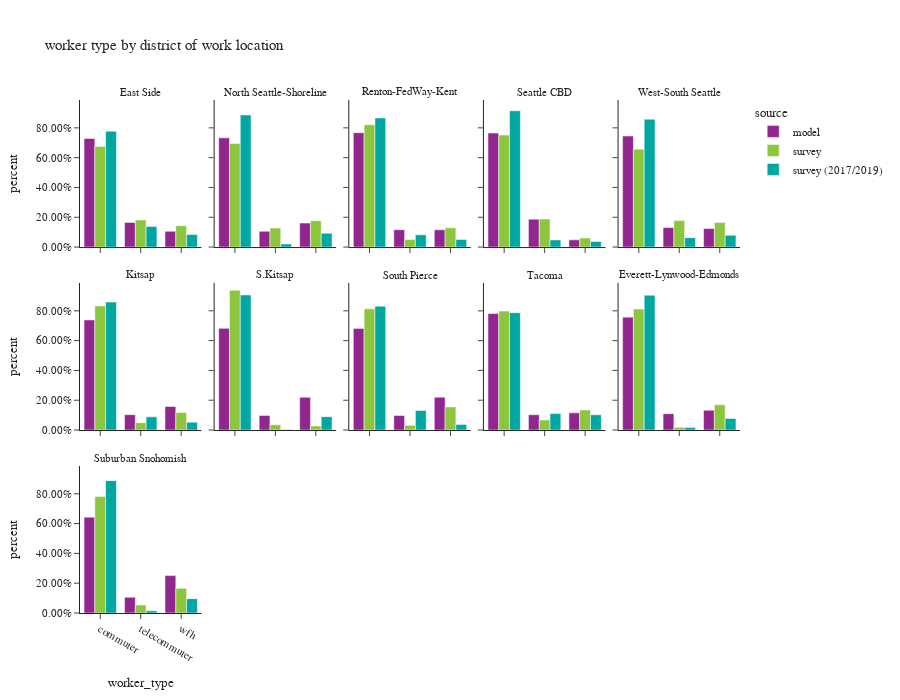

Notebook code for this chart:
### Code cell
df_worker_count = workers.groupby(['source','CountyName_work','district_name_work','worker_type'])['pdexpfac']. \
    sum().reset_index()
df_worker_count['percent'] = df_worker_count.groupby(['source','CountyName_work','district_name_work'], group_keys=False)['pdexpfac']. \
    apply(lambda x: x / float(x.sum()))

df_worker_count_ct = workers.groupby(['source','CountyName_work','district_name_work','worker_type'])['pdexpfac'].count().reset_index(). \
    rename(columns={'pdexpfac':'sample count'})
df_worker_count = df_worker_count.merge(df_worker_count_ct, on=['source','CountyName_work','district_name_work','worker_type']). \
    rename(columns={'pdexpfac':'total count'})

fig = px.bar(df_worker_count.sort_values(by=['source','CountyName_work','district_name_work']), x='worker_type', y="percent",
             facet_col="district_name_work",facet_col_wrap=5,color="source",
             barmode="group",hover_data=['sample count','total count'],
             title="worker type by district of work location")
fig.for_each_annotation(lambda a: a.update(text = a.text.split("=")[-1]))
fig.update_layout(height=700, width=900, font=dict(size=11))
fig.for_each_yaxis(lambda a: a.update(tickformat = ".2%"))
fig.update_xaxes(categoryorder='array', categoryarray= ['commuter','telecommuter','wfh'])
fig.show()

### Figure 1 — Plotly figure (JSON) as saved in the notebook; plotly's stock layout.template omitted (floating-point values rounded to 4 significant figures)
{"data": [{"alignmentgroup": "True", "customdata": [[319200.0, 319200.0], [72430.0, 72430.0], [46320.0, 46320.0]], "hovertemplate": "source=model<br>district_name_work=East Side<br>worker_type=%{x}<br>percent=%{y}<br>sample count=%{customdata[0]}<br>total count=%{customdata[1]}<extra></extra>", "legendgroup": "model", "marker": {"color": "#91268F", "pattern": {"shape": ""}}, "name": "model", "offsetgroup": "model", "orientation": "v", "showlegend": true, "textposition": "auto", "type": "bar", "x": ["commuter", "telecommuter", "wfh"], "xaxis": "x11", "y": [0.7288, 0.1654, 0.1058], "yaxis": "y11"}, {"alignmentgroup": "True", "customdata": [[119300.0, 119300.0], [17240.0, 17240.0], [26210.0, 26210.0]], "hovertemplate": "source=model<br>district_name_work=North Seattle-Shoreline<br>worker_type=%{x}<br>percent=%{y}<br>sample count=%{customdata[0]}<br>total count=%{customdata[1]}<extra></extra>", "legendgroup": "model", "marker": {"color": "#91268F", "pattern": {"shape": ""}}, "name": "model", "offsetgroup": "model", "orientation": "v", "showlegend": false, "textposition": "auto", "type": "bar", "x": ["commuter", "telecommuter", "wfh"], "xaxis": "x12", "y": [0.733, 0.106, 0.161], "yaxis": "y12"}, {"alignmentgroup": "True", "customdata": [[267200.0, 267200.0], [40660.0, 40660.0], [40240.0, 40240.0]], "hovertemplate": "source=model<br>district_name_work=Renton-FedWay-Kent<br>worker_type=%{x}<br>percent=%{y}<br>sample count=%{customdata[0]}<br>total count=%{customdata[1]}<extra></extra>", "legendgroup": "model", "marker": {"color": "#91268F", "pattern": {"shape": ""}}, "name": "model", "offsetgroup": "model", "orientation": "v", "showlegend": false, "textposition": "auto", "type": "bar", "x": ["commuter", "telecommuter", "wfh"], "xaxis": "x13", "y": [0.7676, 0.1168, 0.1156], "yaxis": "y13"}, {"alignmentgroup": "True", "customdata": [[283300.0, 283300.0], [69330.0, 69330.0], [17880.0, 17880.0]], "hovertemplate": "source=model<br>district_name_work=Seattle CBD<br>worker_type=%{x}<br>percent=%{y}<br>sample count=%{customdata[0]}<br>total count=%{customdata[1]}<extra></extra>", "legendgroup": "model", "marker": {"color": "#91268F", "pattern": {"shape": ""}}, "name": "model", "offsetgroup": "model", "orientation": "v", "showlegend": false, "textposition": "auto", "type": "bar", "x": ["commuter", "telecommuter", "wfh"], "xaxis": "x14", "y": [0.7646, 0.1871, 0.04825], "yaxis": "y14"}, {"alignmentgroup": "True", "customdata": [[112400.0, 112400.0], [19690.0, 19690.0], [18720.0, 18720.0]], "hovertemplate": "source=model<br>district_name_work=West-South Seattle<br>worker_type=%{x}<br>percent=%{y}<br>sample count=%{customdata[0]}<br>total count=%{customdata[1]}<extra></extra>", "legendgroup": "model", "marker": {"color": "#91268F", "pattern": {"shape": ""}}, "name": "model", "offsetgroup": "model", "orientation": "v", "showlegend": false, "textposition": "auto", "type": "bar", "x": ["commuter", "telecommuter", "wfh"], "xaxis": "x15", "y": [0.7452, 0.1306, 0.1242], "yaxis": "y15"}, {"alignmentgroup": "True", "customdata": [[76750.0, 76750.0], [10710.0, 10710.0], [16420.0, 16420.0]], "hovertemplate": "source=model<br>district_name_work=Kitsap<br>worker_type=%{x}<br>percent=%{y}<br>sample count=%{customdata[0]}<br>total count=%{customdata[1]}<extra></extra>", "legendgroup": "model", "marker": {"color": "#91268F", "pattern": {"shape": ""}}, "name": "model", "offsetgroup": "model", "orientation": "v", "showlegend": false, "textposition": "auto", "type": "bar", "x": ["commuter", "telecommuter", "wfh"], "xaxis": "x6", "y": [0.7388, 0.1031, 0.1581], "yaxis": "y6"}, {"alignmentgroup": "True", "customdata": [[15760.0, 15760.0], [2267.0, 2267.0], [5074.0, 5074.0]], "hovertemplate": "source=model<br>district_name_work=S.Kitsap<br>worker_type=%{x}<br>percent=%{y}<br>sample count=%{customdata[0]}<br>total count=%{customdata[1]}<extra></extra>", "legendgroup": "model", "marker": {"color": "#91268F", "pattern": {"shape": ""}}, "name": "model", "offsetgroup": "model", "orientation": "v", "showlegend": false, "textposition": "auto", "type": "bar", "x": ["commuter", "telecommuter", "wfh"], "xaxis": "x7", "y": [0.6823, 0.09812, 0.2196], "yaxis": "y7"}, {"alignmentgroup": "True", "customdata": [[112200.0, 112200.0], [15990.0, 15990.0], [36310.0, 36310.0]], "hovertemplate": "source=model<br>district_name_work=South Pierce<br>worker_type=%{x}<br>percent=%{y}<br>sample count=%{customdata[0]}<br>total count=%{customdata[1]}<extra></extra>", "legendgroup": "model", "marker": {"color": "#91268F", "pattern": {"shape": ""}}, "name": "model", "offsetgroup": "model", "orientation": "v", "showlegend": false, "textposition": "auto", "type": "bar", "x": ["commuter", "telecommuter", "wfh"], "xaxis": "x8", "y": [0.6822, 0.09717, 0.2207], "yaxis": "y8"}, {"alignmentgroup": "True", "customdata": [[109900.0, 109900.0], [14450.0, 14450.0], [16230.0, 16230.0]], "hovertemplate": "source=model<br>district_name_work=Tacoma<br>worker_type=%{x}<br>percent=%{y}<br>sample count=%{customdata[0]}<br>total count=%{customdata[1]}<extra></extra>", "legendgroup": "model", "marker": {"color": "#91268F", "pattern": {"shape": ""}}, "name": "model", "offsetgroup": "model", "orientation": "v", "showlegend": false, "textposition": "auto", "type": "bar", "x": ["commuter", "telecommuter", "wfh"], "xaxis": "x9", "y": [0.7818, 0.1028, 0.1154], "yaxis": "y9"}, {"alignmentgroup": "True", "customdata": [[122200.0, 122200.0], [17680.0, 17680.0], [21430.0, 21430.0]], "hovertemplate": "source=model<br>district_name_work=Everett-Lynwood-Edmonds<br>worker_type=%{x}<br>percent=%{y}<br>sample count=%{customdata[0]}<br>total count=%{customdata[1]}<extra></extra>", "legendgroup": "model", "marker": {"color": "#91268F", "pattern": {"shape": ""}}, "name": "model", "offsetgroup": "model", "orientation": "v", "showlegend": false, "textposition": "auto", "type": "bar", "x": ["commuter", "telecommuter", "wfh"], "xaxis": "x10", "y": [0.7576, 0.1096, 0.1328], "yaxis": "y10"}, {"alignmentgroup": "True", "customdata": [[96840.0, 96840.0], [15920.0, 15920.0], [37810.0, 37810.0]], "hovertemplate": "source=model<br>district_name_work=Suburban Snohomish<br>worker_type=%{x}<br>percent=%{y}<br>sample count=%{customdata[0]}<br>total count=%{customdata[1]}<extra></extra>", "legendgroup": "model", "marker": {"color": "#91268F", "pattern": {"shape": ""}}, "name": "model", "offsetgroup": "model", "orientation": "v", "showlegend": false, "textposition": "auto", "type": "bar", "x": ["commuter", "telecommuter", "wfh"], "xaxis": "x", "y": [0.6432, 0.1057, 0.2511], "yaxis": "y"}, {"alignmentgroup": "True", "customdata": [[405.0, 207000.0], [177.0, 55630.0], [176.0, 43810.0]], "hovertemplate": "source=survey<br>district_name_work=East Side<br>worker_type=%{x}<br>percent=%{y}<br>sample count=%{customdata[0]}<br>total count=%{customdata[1]}<extra></extra>", "legendgroup": "survey", "marker": {"color": "#8CC63E", "pattern": {"shape": ""}}, "name": "survey", "offsetgroup": "survey", "orientation": "v", "showlegend": true, "textposition": "auto", "type": "bar", "x": ["commuter", "telecommuter", "wfh"], "xaxis": "x11", "y": [0.6755, 0.1815, 0.143], "yaxis": "y11"}, {"alignmentgroup": "True", "customdata": [[262.0, 85660.0], [87.0, 15720.0], [147.0, 21790.0]], "hovertemplate": "source=survey<br>district_name_work=North Seattle-Shoreline<br>worker_type=%{x}<br>percent=%{y}<br>sample count=%{customdata[0]}<br>total count=%{customdata[1]}<extra></extra>", "legendgroup": "survey", "marker": {"color": "#8CC63E", "pattern": {"shape": ""}}, "name": "survey", "offsetgroup": "survey", "orientation": "v", "showlegend": false, "textposition": "auto", "type": "bar", "x": ["commuter", "telecommuter", "wfh"], "xaxis": "x12", "y": [0.6954, 0.1276, 0.1769], "yaxis": "y12"}, {"alignmentgroup": "True", "customdata": [[182.0, 209200.0], [45.0, 12930.0], [39.0, 32860.0]], "hovertemplate": "source=survey<br>district_name_work=Renton-FedWay-Kent<br>worker_type=%{x}<br>percent=%{y}<br>sample count=%{customdata[0]}<br>total count=%{customdata[1]}<extra></extra>", "legendgroup": "survey", "marker": {"color": "#8CC63E", "pattern": {"shape": ""}}, "name": "survey", "offsetgroup": "survey", "orientation": "v", "showlegend": false, "textposition": "auto", "type": "bar", "x": ["commuter", "telecommuter", "wfh"], "xaxis": "x13", "y": [0.8205, 0.05069, 0.1288], "yaxis": "y13"}, {"alignmentgroup": "True", "customdata": [[473.0, 157900.0], [253.0, 39470.0], [127.0, 12840.0]], "hovertemplate": "source=survey<br>district_name_work=Seattle CBD<br>worker_type=%{x}<br>percent=%{y}<br>sample count=%{customdata[0]}<br>total count=%{customdata[1]}<extra></extra>", "legendgroup": "survey", "marker": {"color": "#8CC63E", "pattern": {"shape": ""}}, "name": "survey", "offsetgroup": "survey", "orientation": "v", "showlegend": false, "textposition": "auto", "type": "bar", "x": ["commuter", "telecommuter", "wfh"], "xaxis": "x14", "y": [0.7512, 0.1877, 0.06107], "yaxis": "y14"}, {"alignmentgroup": "True", "customdata": [[143.0, 82290.0], [74.0, 22240.0], [78.0, 20740.0]], "hovertemplate": "source=survey<br>district_name_work=West-South Seattle<br>worker_type=%{x}<br>percent=%{y}<br>sample count=%{customdata[0]}<br>total count=%{customdata[1]}<extra></extra>", "legendgroup": "survey", "marker": {"color": "#8CC63E", "pattern": {"shape": ""}}, "name": "survey", "offsetgroup": "survey", "orientation": "v", "showlegend": false, "textposition": "auto", "type": "bar", "x": ["commuter", "telecommuter", "wfh"], "xaxis": "x15", "y": [0.6569, 0.1775, 0.1656], "yaxis": "y15"}, {"alignmentgroup": "True", "customdata": [[96.0, 76340.0], [13.0, 4513.0], [43.0, 10780.0]], "hovertemplate": "source=survey<br>district_name_work=Kitsap<br>worker_type=%{x}<br>percent=%{y}<br>sample count=%{customdata[0]}<br>total count=%{customdata[1]}<extra></extra>", "legendgroup": "survey", "marker": {"color": "#8CC63E", "pattern": {"shape": ""}}, "name": "survey", "offsetgroup": "survey", "orientation": "v", "showlegend": false, "textposition": "auto", "type": "bar", "x": ["commuter", "telecommuter", "wfh"], "xaxis": "x6", "y": [0.8331, 0.04925, 0.1177], "yaxis": "y6"}, {"alignmentgroup": "True", "customdata": [[10.0, 14060.0], [4.0, 528.4], [3.0, 408.8]], "hovertemplate": "source=survey<br>district_name_work=S.Kitsap<br>worker_type=%{x}<br>percent=%{y}<br>sample count=%{customdata[0]}<br>total count=%{customdata[1]}<extra></extra>", "legendgroup": "survey", "marker": {"color": "#8CC63E", "pattern": {"shape": ""}}, "name": "survey", "offsetgroup": "survey", "orientation": "v", "showlegend": false, "textposition": "auto", "type": "bar", "x": ["commuter", "telecommuter", "wfh"], "xaxis": "x7", "y": [0.9375, 0.03523, 0.02726], "yaxis": "y7"}, {"alignmentgroup": "True", "customdata": [[92.0, 116000.0], [16.0, 4563.0], [24.0, 22100.0]], "hovertemplate": "source=survey<br>district_name_work=South Pierce<br>worker_type=%{x}<br>percent=%{y}<br>sample count=%{customdata[0]}<br>total count=%{customdata[1]}<extra></extra>", "legendgroup": "survey", "marker": {"color": "#8CC63E", "pattern": {"shape": ""}}, "name": "survey", "offsetgroup": "survey", "orientation": "v", "showlegend": false, "textposition": "auto", "type": "bar", "x": ["commuter", "telecommuter", "wfh"], "xaxis": "x8", "y": [0.813, 0.03199, 0.155], "yaxis": "y8"}, {"alignmentgroup": "True", "customdata": [[80.0, 71100.0], [11.0, 5982.0], [28.0, 11960.0]], "hovertemplate": "source=survey<br>district_name_work=Tacoma<br>worker_type=%{x}<br>percent=%{y}<br>sample count=%{customdata[0]}<br>total count=%{customdata[1]}<extra></extra>", "legendgroup": "survey", "marker": {"color": "#8CC63E", "pattern": {"shape": ""}}, "name": "survey", "offsetgroup": "survey", "orientation": "v", "showlegend": false, "textposition": "auto", "type": "bar", "x": ["commuter", "telecommuter", "wfh"], "xaxis": "x9", "y": [0.7985, 0.06718, 0.1344], "yaxis": "y9"}, {"alignmentgroup": "True", "customdata": [[103.0, 90040.0], [20.0, 2010.0], [35.0, 18820.0]], "hovertemplate": "source=survey<br>district_name_work=Everett-Lynwood-Edmonds<br>worker_type=%{x}<br>percent=%{y}<br>sample count=%{customdata[0]}<br>total count=%{customdata[1]}<extra></extra>", "legendgroup": "survey", "marker": {"color": "#8CC63E", "pattern": {"shape": ""}}, "name": "survey", "offsetgroup": "survey", "orientation": "v", "showlegend": false, "textposition": "auto", "type": "bar", "x": ["commuter", "telecommuter", "wfh"], "xaxis": "x10", "y": [0.8121, 0.01813, 0.1697], "yaxis": "y10"}, {"alignmentgroup": "True", "customdata": [[100.0, 101200.0], [15.0, 6930.0], [50.0, 21450.0]], "hovertemplate": "source=survey<br>district_name_work=Suburban Snohomish<br>worker_type=%{x}<br>percent=%{y}<br>sample count=%{customdata[0]}<br>total count=%{customdata[1]}<extra></extra>", "legendgroup": "survey", "marker": {"color": "#8CC63E", "pattern": {"shape": ""}}, "name": "survey", "offsetgroup": "survey", "orientation": "v", "showlegend": false, "textposition": "auto", "type": "bar", "x": ["commuter", "telecommuter", "wfh"], "xaxis": "x", "y": [0.781, 0.05347, 0.1655], "yaxis": "y"}, {"alignmentgroup": "True", "customdata": [[1052.0, 203900.0], [99.0, 36370.0], [76.0, 22140.0]], "hovertemplate": "source=survey (2017/2019)<br>district_name_work=East Side<br>worker_type=%{x}<br>percent=%{y}<br>sample count=%{customdata[0]}<br>total count=%{customdata[1]}<extra></extra>", "legendgroup": "survey (2017/2019)", "marker": {"color": "#00A7A0", "pattern": {"shape": ""}}, "name": "survey (2017/2019)", "offsetgroup": "survey (2017/2019)", "orientation": "v", "showlegend": true, "textposition": "auto", "type": "bar", "x": ["commuter", "telecommuter", "wfh"], "xaxis": "x11", "y": [0.777, 0.1386, 0.08437], "yaxis": "y11"}, {"alignmentgroup": "True", "customdata": [[710.0, 109300.0], [47.0, 2522.0], [130.0, 11460.0]], "hovertemplate": "source=survey (2017/2019)<br>district_name_work=North Seattle-Shoreline<br>worker_type=%{x}<br>percent=%{y}<br>sample count=%{customdata[0]}<br>total count=%{customdata[1]}<extra></extra>", "legendgroup": "survey (2017/2019)", "marker": {"color": "#00A7A0", "pattern": {"shape": ""}}, "name": "survey (2017/2019)", "offsetgroup": "survey (2017/2019)", "orientation": "v", "showlegend": false, "textposition": "auto", "type": "bar", "x": ["commuter", "telecommuter", "wfh"], "xaxis": "x12", "y": [0.8866, 0.02045, 0.09294], "yaxis": "y12"}, {"alignmentgroup": "True", "customdata": [[343.0, 151700.0], [15.0, 14350.0], [16.0, 8970.0]], "hovertemplate": "source=survey (2017/2019)<br>district_name_work=Renton-FedWay-Kent<br>worker_type=%{x}<br>percent=%{y}<br>sample count=%{customdata[0]}<br>total count=%{customdata[1]}<extra></extra>", "legendgroup": "survey (2017/2019)", "marker": {"color": "#00A7A0", "pattern": {"shape": ""}}, "name": "survey (2017/2019)", "offsetgroup": "survey (2017/2019)", "orientation": "v", "showlegend": false, "textposition": "auto", "type": "bar", "x": ["commuter", "telecommuter", "wfh"], "xaxis": "x13", "y": [0.8668, 0.08197, 0.05125], "yaxis": "y13"}, {"alignmentgroup": "True", "customdata": [[1937.0, 218400.0], [90.0, 11430.0], [154.0, 8982.0]], "hovertemplate": "source=survey (2017/2019)<br>district_name_work=Seattle CBD<br>worker_type=%{x}<br>percent=%{y}<br>sample count=%{customdata[0]}<br>total count=%{customdata[1]}<extra></extra>", "legendgroup": "survey (2017/2019)", "marker": {"color": "#00A7A0", "pattern": {"shape": ""}}, "name": "survey (2017/2019)", "offsetgroup": "survey (2017/2019)", "orientation": "v", "showlegend": false, "textposition": "auto", "type": "bar", "x": ["commuter", "telecommuter", "wfh"], "xaxis": "x14", "y": [0.9145, 0.04784, 0.03761], "yaxis": "y14"}, {"alignmentgroup": "True", "customdata": [[392.0, 54040.0], [28.0, 3984.0], [95.0, 4956.0]], "hovertemplate": "source=survey (2017/2019)<br>district_name_work=West-South Seattle<br>worker_type=%{x}<br>percent=%{y}<br>sample count=%{customdata[0]}<br>total count=%{customdata[1]}<extra></extra>", "legendgroup": "survey (2017/2019)", "marker": {"color": "#00A7A0", "pattern": {"shape": ""}}, "name": "survey (2017/2019)", "offsetgroup": "survey (2017/2019)", "orientation": "v", "showlegend": false, "textposition": "auto", "type": "bar", "x": ["commuter", "telecommuter", "wfh"], "xaxis": "x15", "y": [0.8581, 0.06325, 0.07869], "yaxis": "y15"}, {"alignmentgroup": "True", "customdata": [[108.0, 54030.0], [11.0, 5561.0], [25.0, 3319.0]], "hovertemplate": "source=survey (2017/2019)<br>district_name_work=Kitsap<br>worker_type=%{x}<br>percent=%{y}<br>sample count=%{customdata[0]}<br>total count=%{customdata[1]}<extra></extra>", "legendgroup": "survey (2017/2019)", "marker": {"color": "#00A7A0", "pattern": {"shape": ""}}, "name": "survey (2017/2019)", "offsetgroup": "survey (2017/2019)", "orientation": "v", "showlegend": false, "textposition": "auto", "type": "bar", "x": ["commuter", "telecommuter", "wfh"], "xaxis": "x6", "y": [0.8588, 0.0884, 0.05276], "yaxis": "y6"}, {"alignmentgroup": "True", "customdata": [[18.0, 14300.0], [1.0, 60.89], [8.0, 1412.0]], "hovertemplate": "source=survey (2017/2019)<br>district_name_work=S.Kitsap<br>worker_type=%{x}<br>percent=%{y}<br>sample count=%{customdata[0]}<br>total count=%{customdata[1]}<extra></extra>", "legendgroup": "survey (2017/2019)", "marker": {"color": "#00A7A0", "pattern": {"shape": ""}}, "name": "survey (2017/2019)", "offsetgroup": "survey (2017/2019)", "orientation": "v", "showlegend": false, "textposition": "auto", "type": "bar", "x": ["commuter", "telecommuter", "wfh"], "xaxis": "x7", "y": [0.9066, 0.003862, 0.08953], "yaxis": "y7"}, {"alignmentgroup": "True", "customdata": [[155.0, 76200.0], [16.0, 12070.0], [18.0, 3462.0]], "hovertemplate": "source=survey (2017/2019)<br>district_name_work=South Pierce<br>worker_type=%{x}<br>percent=%{y}<br>sample count=%{customdata[0]}<br>total count=%{customdata[1]}<extra></extra>", "legendgroup": "survey (2017/2019)", "marker": {"color": "#00A7A0", "pattern": {"shape": ""}}, "name": "survey (2017/2019)", "offsetgroup": "survey (2017/2019)", "orientation": "v", "showlegend": false, "textposition": "auto", "type": "bar", "x": ["commuter", "telecommuter", "wfh"], "xaxis": "x8", "y": [0.8307, 0.1316, 0.03774], "yaxis": "y8"}, {"alignmentgroup": "True", "customdata": [[137.0, 92150.0], [16.0, 12900.0], [17.0, 11980.0]], "hovertemplate": "source=survey (2017/2019)<br>district_name_work=Tacoma<br>worker_type=%{x}<br>percent=%{y}<br>sample count=%{customdata[0]}<br>total count=%{customdata[1]}<extra></extra>", "legendgroup": "survey (2017/2019)", "marker": {"color": "#00A7A0", "pattern": {"shape": ""}}, "name": "survey (2017/2019)", "offsetgroup": "survey (2017/2019)", "orientation": "v", "showlegend": false, "textposition": "auto", "type": "bar", "x": ["commuter", "telecommuter", "wfh"], "xaxis": "x9", "y": [0.7874, 0.1103, 0.1024], "yaxis": "y9"}, {"alignmentgroup": "True", "customdata": [[224.0, 105400.0], [12.0, 2072.0], [14.0, 9005.0]], "hovertemplate": "source=survey (2017/2019)<br>district_name_work=Everett-Lynwood-Edmonds<br>worker_type=%{x}<br>percent=%{y}<br>sample count=%{customdata[0]}<br>total count=%{customdata[1]}<extra></extra>", "legendgroup": "survey (2017/2019)", "marker": {"color": "#00A7A0", "pattern": {"shape": ""}}, "name": "survey (2017/2019)", "offsetgroup": "survey (2017/2019)", "orientation": "v", "showlegend": false, "textposition": "auto", "type": "bar", "x": ["commuter", "telecommuter", "wfh"], "xaxis": "x10", "y": [0.9049, 0.01779, 0.07729], "yaxis": "y10"}, {"alignmentgroup": "True", "customdata": [[106.0, 59510.0], [3.0, 1036.0], [15.0, 6450.0]], "hovertemplate": "source=survey (2017/2019)<br>district_name_work=Suburban Snohomish<br>worker_type=%{x}<br>percent=%{y}<br>sample count=%{customdata[0]}<br>total count=%{customdata[1]}<extra></extra>", "legendgroup": "survey (2017/2019)", "marker": {"color": "#00A7A0", "pattern": {"shape": ""}}, "name": "survey (2017/2019)", "offsetgroup": "survey (2017/2019)", "orientation": "v", "showlegend": false, "textposition": "auto", "type": "bar", "x": ["commuter", "telecommuter", "wfh"], "xaxis": "x", "y": [0.8883, 0.01546, 0.09628], "yaxis": "y"}], "layout": {"annotations": [{"font": {}, "showarrow": false, "text": "Suburban Snohomish", "x": 0.092, "xanchor": "center", "xref": "paper", "y": 0.2867, "yanchor": "bottom", "yref": "paper"}, {"font": {}, "showarrow": false, "text": "Kitsap", "x": 0.092, "xanchor": "center", "xref": "paper", "y": 0.6433, "yanchor": "bottom", "yref": "paper"}, {"font": {}, "showarrow": false, "text": "S.Kitsap", "x": 0.296, "xanchor": "center", "xref": "paper", "y": 0.6433, "yanchor": "bottom", "yref": "paper"}, {"font": {}, "showarrow": false, "text": "South Pierce", "x": 0.5, "xanchor": "center", "xref": "paper", "y": 0.6433, "yanchor": "bottom", "yref": "paper"}, {"font": {}, "showarrow": false, "text": "Tacoma", "x": 0.704, "xanchor": "center", "xref": "paper", "y": 0.6433, "yanchor": "bottom", "yref": "paper"}, {"font": {}, "showarrow": false, "text": "Everett-Lynwood-Edmonds", "x": 0.908, "xanchor": "center", "xref": "paper", "y": 0.6433, "yanchor": "bottom", "yref": "paper"}, {"font": {}, "showarrow": false, "text": "East Side", "x": 0.092, "xanchor": "center", "xref": "paper", "y": 1.0, "yanchor": "bottom", "yref": "paper"}, {"font": {}, "showarrow": false, "text": "North Seattle-Shoreline", "x": 0.296, "xanchor": "center", "xref": "paper", "y": 1.0, "yanchor": "bottom", "yref": "paper"}, {"font": {}, "showarrow": false, "text": "Renton-FedWay-Kent", "x": 0.5, "xanchor": "center", "xref": "paper", "y": 1.0, "yanchor": "bottom", "yref": "paper"}, {"font": {}, "showarrow": false, "text": "Seattle CBD", "x": 0.704, "xanchor": "center", "xref": "paper", "y": 1.0, "yanchor": "bottom", "yref": "paper"}, {"font": {}, "showarrow": false, "text": "West-South Seattle", "x": 0.908, "xanchor": "center", "xref": "paper", "y": 1.0, "yanchor": "bottom", "yref": "paper"}], "barmode": "group", "font": {"size": 11}, "height": 700, "legend": {"title": {"text": "source"}, "tracegroupgap": 0}, "title": {"text": "worker type by district of work location"}, "width": 900, "xaxis": {"anchor": "y", "categoryarray": ["commuter", "telecommuter", "wfh"], "categoryorder": "array", "domain": [0.0, 0.184], "title": {"text": "worker_type"}}, "xaxis10": {"anchor": "y10", "categoryarray": ["commuter", "telecommuter", "wfh"], "categoryorder": "array", "domain": [0.816, 1.0], "matches": "x", "showticklabels": false}, "xaxis11": {"anchor": "y11", "categoryarray": ["commuter", "telecommuter", "wfh"], "categoryorder": "array", "domain": [0.0, 0.184], "matches": "x", "showticklabels": false}, "xaxis12": {"anchor": "y12", "categoryarray": ["commuter", "telecommuter", "wfh"], "categoryorder": "array", "domain": [0.204, 0.388], "matches": "x", "showticklabels": false}, "xaxis13": {"anchor": "y13", "categoryarray": ["commuter", "telecommuter", "wfh"], "categoryorder": "array", "domain": [0.408, 0.592], "matches": "x", "showticklabels": false}, "xaxis14": {"anchor": "y14", "categoryarray": ["commuter", "telecommuter", "wfh"], "categoryorder": "array", "domain": [0.612, 0.796], "matches": "x", "showticklabels": false}, "xaxis15": {"anchor": "y15", "categoryarray": ["commuter", "telecommuter", "wfh"], "categoryorder": "array", "domain": [0.816, 1.0], "matches": "x", "showticklabels": false}, "xaxis2": {"anchor": "y2", "categoryarray": ["commuter", "telecommuter", "wfh"], "categoryorder": "array", "domain": [0.204, 0.388], "matches": "x", "title": {"text": "worker_type"}}, "xaxis3": {"anchor": "y3", "categoryarray": ["commuter", "telecommuter", "wfh"], "categoryorder": "array", "domain": [0.408, 0.592], "matches": "x", "title": {"text": "worker_type"}}, "xaxis4": {"anchor": "y4", "categoryarray": ["commuter", "telecommuter", "wfh"], "categoryorder": "array", "domain": [0.612, 0.796], "matches": "x", "title": {"text": "worker_type"}}, "xaxis5": {"anchor": "y5", "categoryarray": ["commuter", "telecommuter", "wfh"], "categoryorder": "array", "domain": [0.816, 1.0], "matches": "x", "title": {"text": "worker_type"}}, "xaxis6": {"anchor": "y6", "categoryarray": ["commuter", "telecommuter", "wfh"], "categoryorder": "array", "domain": [0.0, 0.184], "matches": "x", "showticklabels": false}, "xaxis7": {"anchor": "y7", "categoryarray": ["commuter", "telecommuter", "wfh"], "categoryorder": "array", "domain": [0.204, 0.388], "matches": "x", "showticklabels": false}, "xaxis8": {"anchor": "y8", "categoryarray": ["commuter", "telecommuter", "wfh"], "categoryorder": "array", "domain": [0.408, 0.592], "matches": "x", "showticklabels": false}, "xaxis9": {"anchor": "y9", "categoryarray": ["commuter", "telecommuter", "wfh"], "categoryorder": "array", "domain": [0.612, 0.796], "matches": "x", "showticklabels": false}, "yaxis": {"anchor": "x", "domain": [0.0, 0.2867], "tickformat": ".2%", "title": {"text": "percent"}}, "yaxis10": {"anchor": "x10", "domain": [0.3567, 0.6433], "matches": "y", "showticklabels": false, "tickformat": ".2%"}, "yaxis11": {"anchor": "x11", "domain": [0.7133, 1.0], "matches": "y", "tickformat": ".2%", "title": {"text": "percent"}}, "yaxis12": {"anchor": "x12", "domain": [0.7133, 1.0], "matches": "y", "showticklabels": false, "tickformat": ".2%"}, "yaxis13": {"anchor": "x13", "domain": [0.7133, 1.0], "matches": "y", "showticklabels": false, "tickformat": ".2%"}, "yaxis14": {"anchor": "x14", "domain": [0.7133, 1.0], "matches": "y", "showticklabels": false, "tickformat": ".2%"}, "yaxis15": {"anchor": "x15", "domain": [0.7133, 1.0], "matches": "y", "showticklabels": false, "tickformat": ".2%"}, "yaxis2": {"anchor": "x2", "domain": [0.0, 0.2867], "matches": "y", "showticklabels": false, "tickformat": ".2%"}, "yaxis3": {"anchor": "x3", "domain": [0.0, 0.2867], "matches": "y", "showticklabels": false, "tickformat": ".2%"}, "yaxis4": {"anchor": "x4", "domain": [0.0, 0.2867], "matches": "y", "showticklabels": false, "tickformat": ".2%"}, "yaxis5": {"anchor": "x5", "domain": [0.0, 0.2867], "matches": "y", "showticklabels": false, "tickformat": ".2%"}, "yaxis6": {"anchor": "x6", "domain": [0.3567, 0.6433], "matches": "y", "tickformat": ".2%", "title": {"text": "percent"}}, "yaxis7": {"anchor": "x7", "domain": [0.3567, 0.6433], "matches": "y", "showticklabels": false, "tickformat": ".2%"}, "yaxis8": {"anchor": "x8", "domain": [0.3567, 0.6433], "matches": "y", "showticklabels": false, "tickformat": ".2%"}, "yaxis9": {"anchor": "x9", "domain": [0.3567, 0.6433], "matches": "y", "showticklabels": false, "tickformat": ".2%"}}}
